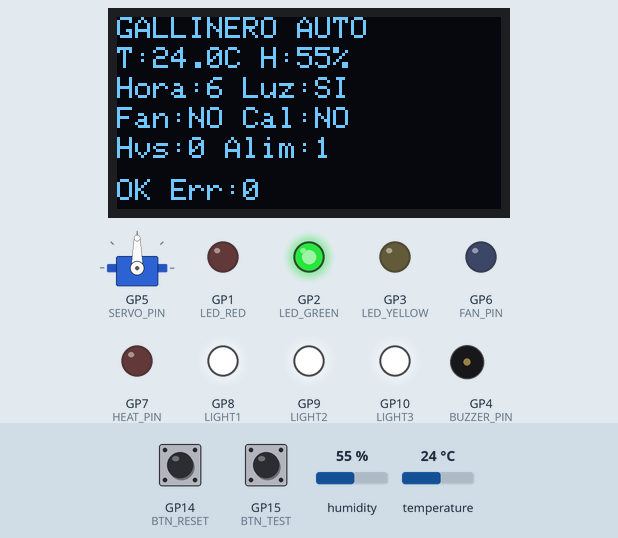
Recording of a sketch running on a simulated Raspberry Pi Pico. Parts: servo, 128×64 one-colour display, output pins drawn as LEDs (lit = HIGH), buzzer (waves = sounding). The test bench sets the inputs (shaded band); at power-on: temperature 24 °C, GP14 (BTN_RESET) HIGH, GP15 (BTN_TEST) HIGH, humidity 55 %.

Above: at 2.7 s.
2.8 s: temperature set to 25.4 °C
At 4.1 s:
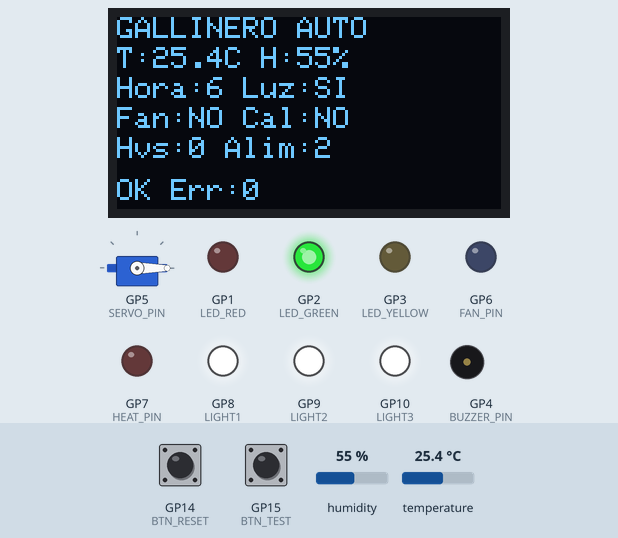
8.8 s: temperature set to 26.4 °C
At 11.0 s:
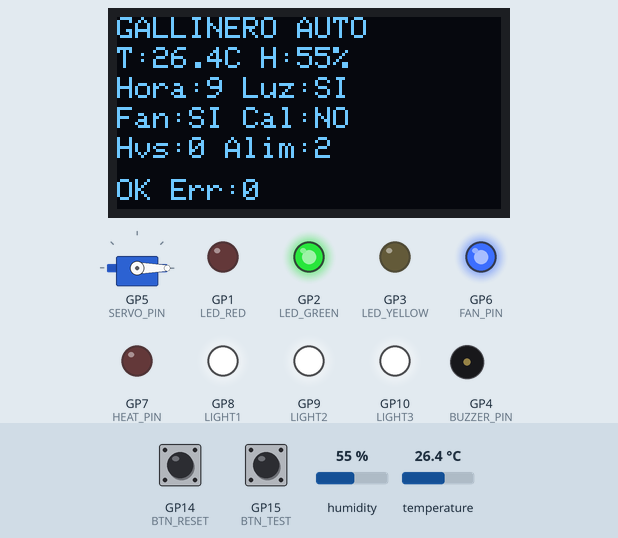
15.1 s: temperature set to 29.4 °C
At 18.6 s:
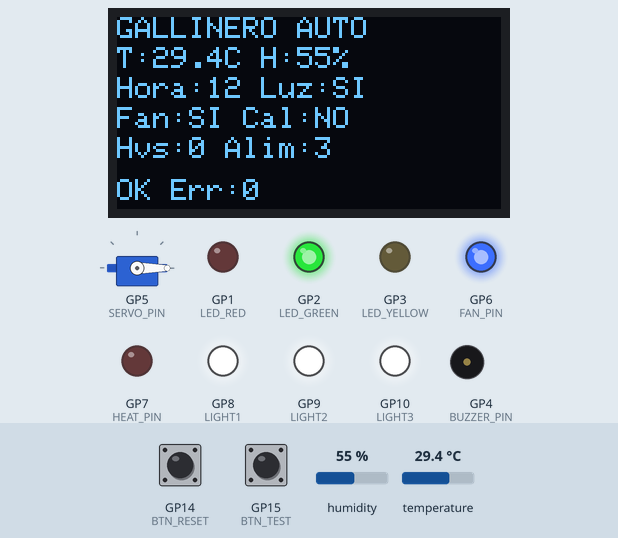
18.9 s: temperature set to 30.7 °C
At 20.9 s:
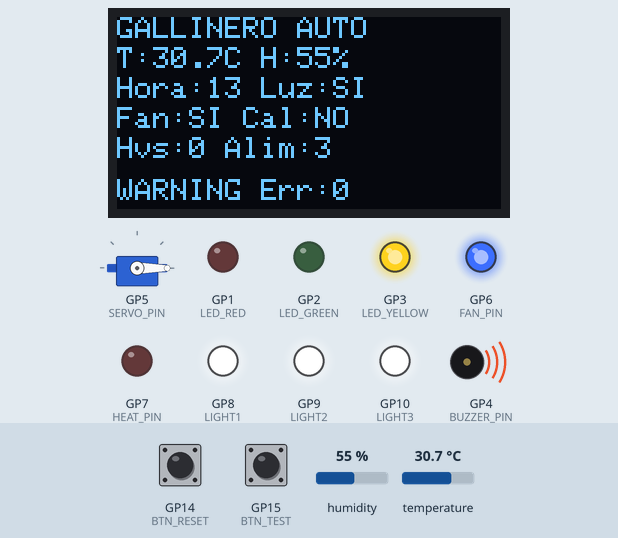
25.0 s: temperature set to 33.7 °C
At 31.0 s:
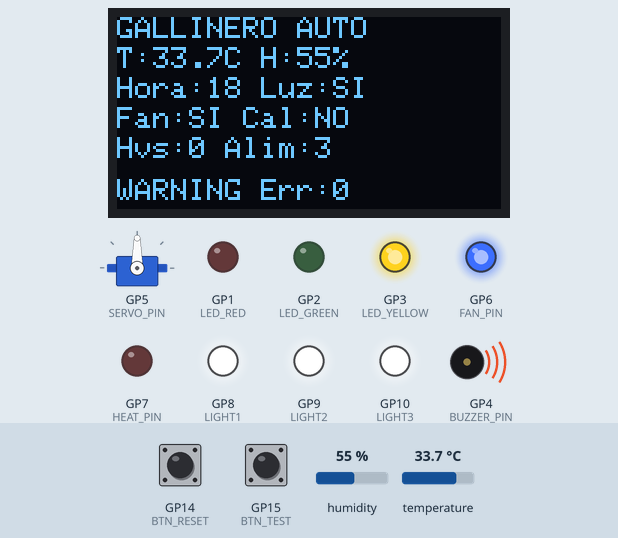
31.4 s: temperature set to 34.8 °C
At 44.9 s:
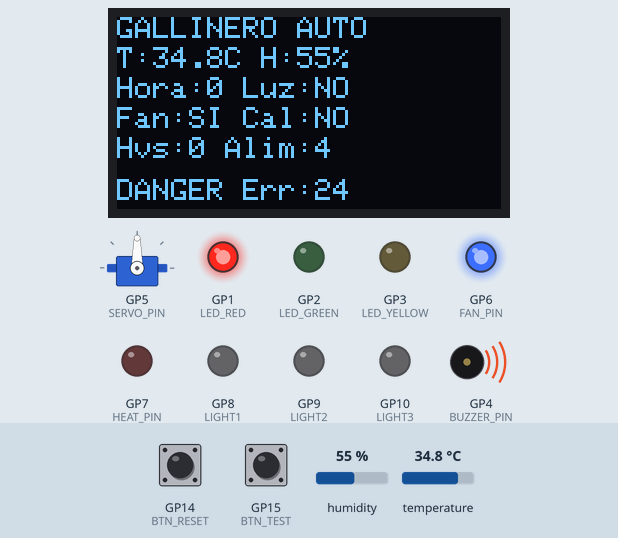
Timing chart, 0 to 59.6 s (numbered marks = the images above; inputs shaded):
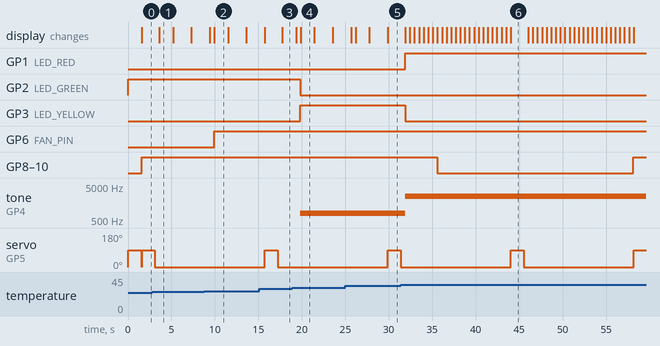

Measured:
- the behaviour switches between 26 and 26.1 °C on temperature (found by bisection; images 1 and 2)
- the behaviour switches between 30 and 30.1 °C on temperature (found by bisection; images 3 and 4)
- the behaviour switches between 34 and 34.1 °C on temperature (found by bisection; images 5 and 6)
- after the input at 8.8 s, GP6 (FAN_PIN): LOW → HIGH after 1.1 s
- after the input at 18.9 s, GP2 (LED_GREEN): HIGH → LOW after 0.95 s; GP3 (LED_YELLOW): LOW → HIGH after 0.95 s; tone on GP4 (BUZZER_PIN): silent → 800 Hz after 0.95 s; the display: first differs from a run without the input after 0.97 s (image 4)
- after the input at 31.4 s, GP1 (LED_RED): LOW → HIGH after 0.49 s; GP3 (LED_YELLOW): HIGH → LOW after 0.49 s; tone on GP4 (BUZZER_PIN): 800 Hz → 2500 Hz after 0.49 s; the display: first changes after 0.51 s (image 6 shows a later state)
- what the display in image 1 shows lasts 1.6 s, from 3.6 s to 5.2 s

The sketch:

pi-pico-community-core.ino
```cpp
/*
 * Gallinero Automatizado — Simulacion Wokwi (Raspberry Pi Pico)
 * PRO204 Metodologias de Desarrollo de Software
 *
 * RF-02 Alarma         : LED rojo/verde/amarillo + buzzer
 * RF-03 Estadisticas   : OLED muestra temp, humedad, huevos, errores
 * RF-04 Reinicio auto  : recuperacion en <1 min via boton RESET
 * RF-05/09 Temperatura : DHT22, ventilacion >26 C, calefaccion <10 C
 * RF-07 Alimentos      : servo comedero cada FEED_EVERY_H horas
 * RF-08 Iluminacion    : ciclo solar 14h (06:00 - 20:00)
 */

#include <DHT.h>
#include <Wire.h>
#include <Adafruit_GFX.h>
#include <Adafruit_SSD1306.h>
#include <Servo.h>

/* ── Pines ─────────────────────────────────────────────────── */
#define DHT_PIN     0
#define LED_RED     1
#define LED_GREEN   2
#define LED_YELLOW  3
#define BUZZER_PIN  4
#define SERVO_PIN   5
#define FAN_PIN     6
#define HEAT_PIN    7
#define LIGHT1      8
#define LIGHT2      9
#define LIGHT3     10
#define BTN_RESET  14
#define BTN_TEST   15
#define I2C_SDA    20
#define I2C_SCL    21

/* ── Umbrales de temperatura ────────────────────────────────── */
#define TEMP_HIGH       26.0f   /* RF-09: encima -> ventilador  */
#define TEMP_LOW        10.0f   /* RF-09: abajo  -> calefaccion */
#define TEMP_DANGER_HI  34.0f
#define TEMP_DANGER_LO   4.0f
#define TEMP_WARN_HI    30.0f
#define TEMP_WARN_LO     7.0f

/* ── Iluminacion (RF-08) ────────────────────────────────────── */
#define LIGHT_ON_H   6          /* 06:00 encendido             */
#define LIGHT_OFF_H 20          /* 20:00 apagado (14 horas)    */

/* ── Suministros (RF-07) ────────────────────────────────────── */
#define FEED_EVERY_H  6
#define SUPPLY_WARN   8         /* aviso amarillo              */
#define SUPPLY_CRIT  12         /* alarma roja                 */

/* ── OLED ───────────────────────────────────────────────────── */
#define SCREEN_W   128
#define SCREEN_H    64
#define OLED_ADDR 0x3C

/* ── Objetos globales ───────────────────────────────────────── */
DHT            dht(DHT_PIN, DHT22);
Servo          feeder;
Adafruit_SSD1306 oled(SCREEN_W, SCREEN_H, &Wire, -1);

/* ── Estado del sistema ─────────────────────────────────────── */
typedef enum { ALARM_OK, ALARM_WARNING, ALARM_DANGER } AlarmState;

AlarmState     systemState = ALARM_OK;
int            simHour     = 6;
int            eggCount    = 0;
int            feedCount   = 0;
int            errorCount  = 0;
float          tempLast    = 22.0f;
float          humLast     = 65.0f;
unsigned long  tick        = 0;
int            lastHourFed = -1;

/* ──────────────────────────────────────────────────────────────
 * RF-02  Alarma
 * ────────────────────────────────────────────────────────────── */
void setAlarm(AlarmState s) {
    systemState = s;
    digitalWrite(LED_RED,    s == ALARM_DANGER  ? HIGH : LOW);
    digitalWrite(LED_GREEN,  s == ALARM_OK      ? HIGH : LOW);
    digitalWrite(LED_YELLOW, s == ALARM_WARNING ? HIGH : LOW);

    if (s == ALARM_OK) {
        noTone(BUZZER_PIN);
    } else if (s == ALARM_WARNING) {
        tone(BUZZER_PIN, 800);    /* tono suave — bajo dB */
    } else {
        tone(BUZZER_PIN, 2500);   /* tono de peligro      */
    }
}

/* ──────────────────────────────────────────────────────────────
 * RF-04  Reinicio automatico
 * ────────────────────────────────────────────────────────────── */
void autoRecover(void) {
    setAlarm(ALARM_OK);
    digitalWrite(FAN_PIN,  LOW);
    digitalWrite(HEAT_PIN, LOW);
}

/* ──────────────────────────────────────────────────────────────
 * RF-08  Iluminacion — ciclo solar simulado (14 horas)
 * ────────────────────────────────────────────────────────────── */
void updateLighting(int hour) {
    int on = (hour >= LIGHT_ON_H && hour < LIGHT_OFF_H) ? HIGH : LOW;
    digitalWrite(LIGHT1, on);
    digitalWrite(LIGHT2, on);
    digitalWrite(LIGHT3, on);
}

/* ──────────────────────────────────────────────────────────────
 * RF-09  Monitoreo termico y ventilacion
 * ────────────────────────────────────────────────────────────── */
void updateThermal(float temp) {
    if (temp > TEMP_HIGH) {
        digitalWrite(FAN_PIN,  HIGH);
        digitalWrite(HEAT_PIN, LOW);
    } else if (temp < TEMP_LOW) {
        digitalWrite(FAN_PIN,  LOW);
        digitalWrite(HEAT_PIN, HIGH);
    } else {
        digitalWrite(FAN_PIN,  LOW);
        digitalWrite(HEAT_PIN, LOW);
    }
}

/* ──────────────────────────────────────────────────────────────
 * RF-07  Comedero automatico (servo)
 * ────────────────────────────────────────────────────────────── */
void triggerFeed(void) {
    feeder.write(90);    /* abrir compuerta  */
    delay(1500);
    feeder.write(0);     /* cerrar compuerta */
    feedCount++;
}

/* ──────────────────────────────────────────────────────────────
 * Evaluar nivel de alarma segun sensores y suministros
 * ────────────────────────────────────────────────────────────── */
AlarmState evaluateAlarms(float temp) {
    if (temp > TEMP_DANGER_HI || temp < TEMP_DANGER_LO) {
        errorCount++;
        return ALARM_DANGER;
    }
    if (feedCount >= SUPPLY_CRIT) {
        errorCount++;
        return ALARM_DANGER;
    }
    if (temp > TEMP_WARN_HI || temp < TEMP_WARN_LO || feedCount >= SUPPLY_WARN) {
        return ALARM_WARNING;
    }
    return ALARM_OK;
}

/* ──────────────────────────────────────────────────────────────
 * RF-03  Estadisticas en pantalla OLED
 * ────────────────────────────────────────────────────────────── */
void updateDisplay(void) {
    const char *stateStr =
        (systemState == ALARM_OK)      ? "OK"      :
        (systemState == ALARM_WARNING)  ? "WARNING" : "DANGER";

    oled.clearDisplay();
    oled.setTextSize(1);
    oled.setTextColor(SSD1306_WHITE);

    oled.setCursor(0, 0);
    oled.print("GALLINERO AUTO");

    oled.setCursor(0, 10);
    oled.print("T:"); oled.print(tempLast, 1);
    oled.print("C H:"); oled.print(humLast, 0); oled.print("%");

    oled.setCursor(0, 20);
    oled.print("Hora:"); oled.print(simHour);
    oled.print(" Luz:"); oled.print(digitalRead(LIGHT1) ? "SI" : "NO");

    oled.setCursor(0, 30);
    oled.print("Fan:"); oled.print(digitalRead(FAN_PIN)  ? "SI" : "NO");
    oled.print(" Cal:"); oled.print(digitalRead(HEAT_PIN) ? "SI" : "NO");

    oled.setCursor(0, 40);
    oled.print("Hvs:"); oled.print(eggCount);
    oled.print(" Alim:"); oled.print(feedCount);

    oled.setCursor(0, 54);
    oled.print(stateStr);
    oled.print(" Err:"); oled.print(errorCount);

    oled.display();
}

/* ──────────────────────────────────────────────────────────────
 * Setup
 * ────────────────────────────────────────────────────────────── */
void setup(void) {
    /* Salidas digitales */
    pinMode(LED_RED,   OUTPUT);
    pinMode(LED_GREEN,  OUTPUT);
    pinMode(LED_YELLOW, OUTPUT);
    pinMode(FAN_PIN,    OUTPUT);
    pinMode(HEAT_PIN,   OUTPUT);
    pinMode(LIGHT1,     OUTPUT);
    pinMode(LIGHT2,     OUTPUT);
    pinMode(LIGHT3,     OUTPUT);

    /* Entradas con pull-up interno */
    pinMode(BTN_RESET, INPUT_PULLUP);
    pinMode(BTN_TEST,  INPUT_PULLUP);

    /* Sensor temperatura/humedad */
    dht.begin();

    /* Servo comedero */
    feeder.attach(SERVO_PIN);
    feeder.write(0);

    /* OLED via I2C en GP20/GP21 */
    Wire.setSDA(I2C_SDA);
    Wire.setSCL(I2C_SCL);
    Wire.begin();
    oled.begin(SSD1306_SWITCHCAPVCC, OLED_ADDR);
    oled.clearDisplay();
    oled.display();

    setAlarm(ALARM_OK);
    triggerFeed();    /* alimentacion inicial al arrancar */
}

/* ──────────────────────────────────────────────────────────────
 * Loop principal
 * ────────────────────────────────────────────────────────────── */
void loop(void) {
    tick++;

    /* Leer DHT22 (RF-05) */
    float t = dht.readTemperature();
    float h = dht.readHumidity();
    if (!isnan(t)) tempLast = t;
    if (!isnan(h)) humLast  = h;

    /* RF-09 control termico */
    updateThermal(tempLast);

    /* RF-08 ciclo de luz */
    updateLighting(simHour);

    /* RF-02 evaluacion y alarma */
    setAlarm(evaluateAlarms(tempLast));

    /* RF-03 pantalla OLED */
    updateDisplay();

    /* RF-07 comedero segun hora simulada */
    if (simHour != lastHourFed && simHour % FEED_EVERY_H == 0) {
        triggerFeed();
        lastHourFed = simHour;
    }

    /* RF-03 produccion de huevos: 1 por dia simulado al mediodia */
    if (simHour == 12 && tick % (24UL * 4UL) == 0) {
        eggCount++;
    }

    /* Boton RESET — RF-04 reinicio automatico */
    if (digitalRead(BTN_RESET) == LOW) {
        autoRecover();
        feedCount  = 0;
        errorCount = 0;
        delay(400);
    }

    /* Boton TEST — probar alarma de forma manual */
    if (digitalRead(BTN_TEST) == LOW) {
        setAlarm(ALARM_DANGER);
        delay(2000);
        setAlarm(ALARM_OK);
        delay(400);
    }

    /* Avanzar hora simulada: cada 4 ticks = 1 hora */
    if (tick % 4 == 0) {
        simHour = (simHour + 1) % 24;
    }

    delay(500);
}
```
